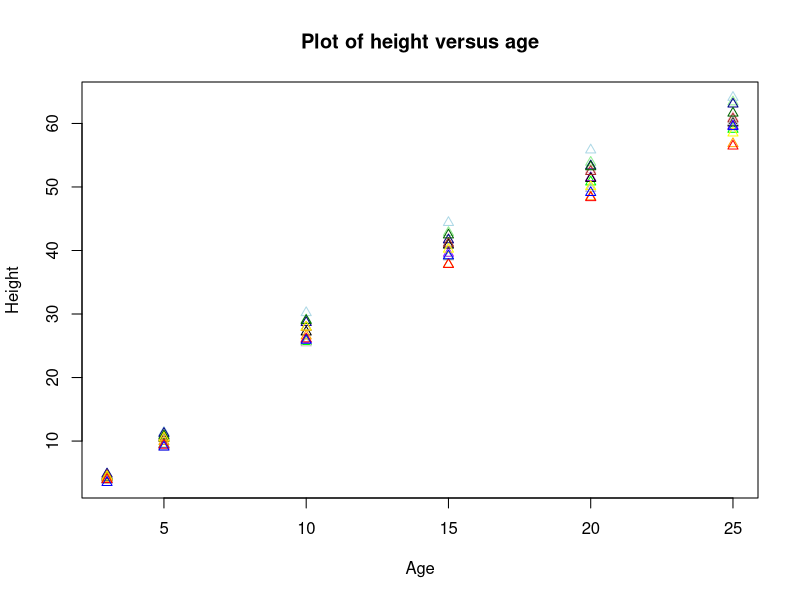

This chart was generated by the following R code:
## ---- chunk 1
data("Loblolly")
force(Loblolly)

treecolors <- c("red","orange","yellow","green","blue","purple","black","gray","brown","pink","darkgreen","darkblue","lightgreen","lightblue")

plot(Loblolly$age, Loblolly$height, 
     xlab = "Age",
     ylab  = "Height", 
     main = "Plot of height versus age",
     type = "p", 
     pch = 2,
     col = treecolors[Loblolly$Seed])
